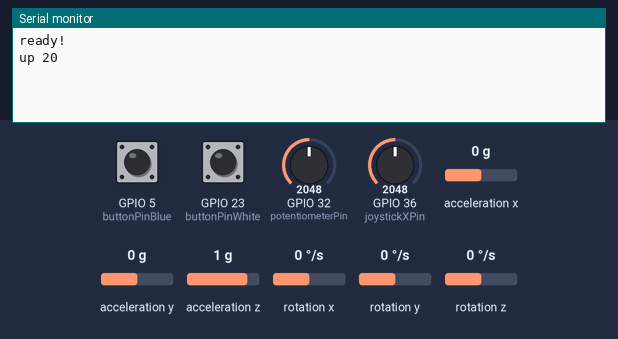
This program was run on a simulated ESP32. Parts: the last lines printed to the serial monitor. The inputs (shaded band) are chosen by the test bench; at power-on: acceleration x 0 g, GPIO 36 (joystickXPin) = 2048, GPIO 32 (potentiometerPin) = 2048, GPIO 5 (buttonPinBlue) HIGH, GPIO 23 (buttonPinWhite) HIGH, acceleration y 0 g, acceleration z 1 g, rotation x 0 °/s, rotation y 0 °/s, rotation z 0 °/s. WiFi joins after 1.5 s; servers stay silent unless stated.

Above: at 4.2 s.
4.3 s: acceleration x set to -1.4 g
At 5.4 s:
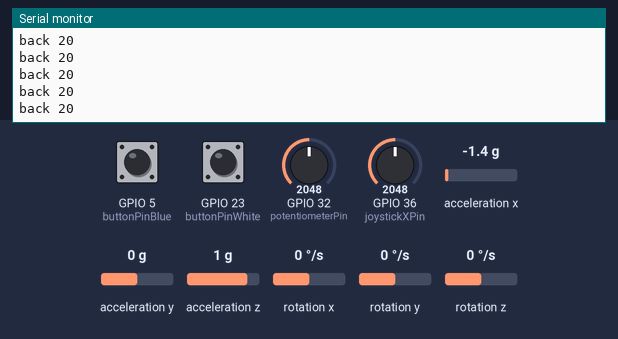
6.2 s: GPIO 36 (joystickXPin) set to 2866
At 6.8 s:
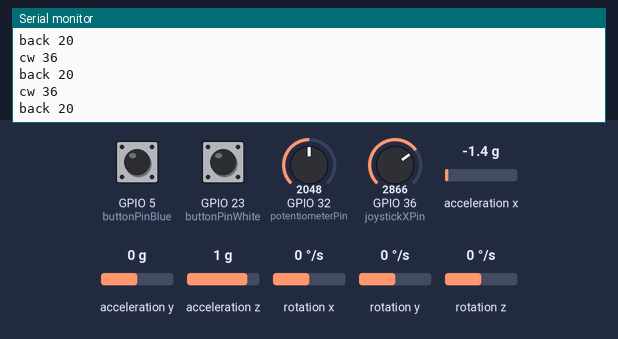
7.7 s: GPIO 32 (potentiometerPin) set to 1228
At 8.4 s:
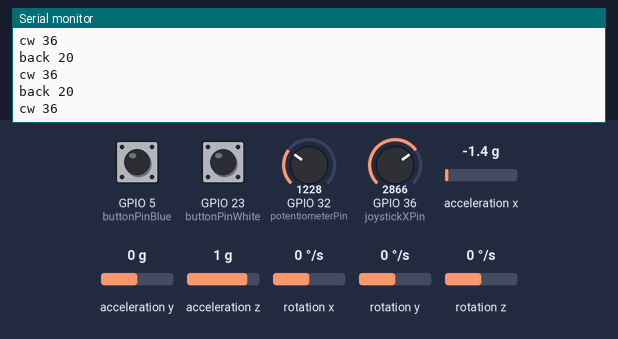
9.2 s: GPIO 5 (buttonPinBlue) pulled LOW for 0.15 s
At 10.4 s:
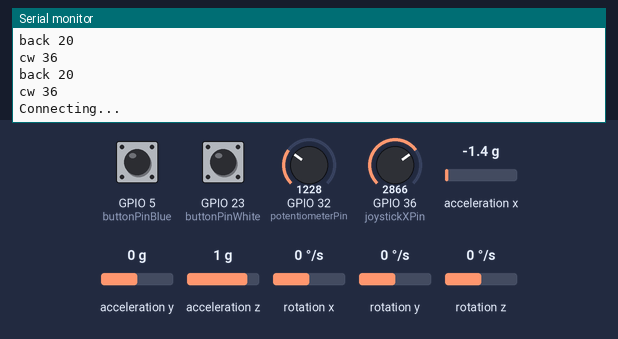
12.2 s: GPIO 23 (buttonPinWhite) pulled LOW for 0.15 s
At 13.0 s:
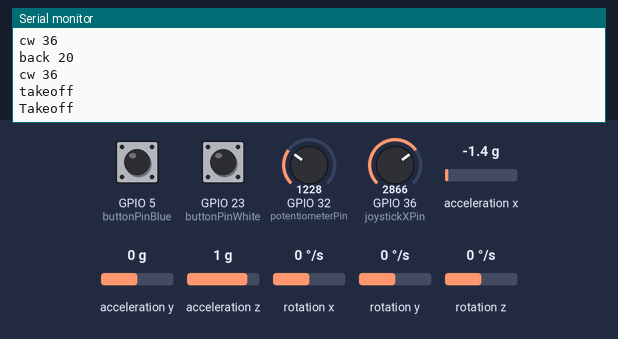
13.8 s: acceleration y set to -1.4 g
At 14.3 s:
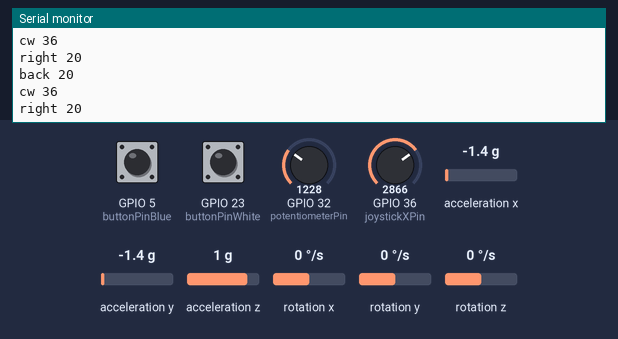

Measured:
- after the input at 4.3 s, the serial monitor: prints a new line at once (image 1)
- after the input at 6.2 s, the serial monitor: prints a new line at once (image 2)
- after the input at 7.7 s, the serial monitor: prints a new line at once (image 3)
- after the input at 9.2 s, the serial monitor: prints a new line at once (image 4)
- after the input at 12.2 s, the serial monitor: prints a new line at once (image 5)
- after the input at 13.8 s, the serial monitor: prints a new line at once (image 6)

The program:

main.cpp
```cpp
#include <Arduino.h>
#include <Wire.h>
#include <MPU6050_tockn.h>
#include <AsyncUDP.h>
#include <WiFi.h>

MPU6050 mpu6050(Wire);

AsyncUDP udp;
//wifi name
const char *ssid = "TELLO-598E42";
const char *password = "";

//Pin numbers bliver defineret her
const int joystickXPin = 36;
const int potentiometerPin = 32;
const int buttonPinWhite = 23;
const int buttonPinBlue = 5;

//til potentiometeret
int prevalue = 0;
const int tollerance = 250;

int rollDeadzone;
int pitchDeadzone;
int yawDeadzone;

//takeoff / land check
boolean inAir = false;

int takeofflandcheck = 0;

void sendmsg(String msg){
  udp.writeTo((const uint8_t *)msg.c_str(), msg.length(),
              IPAddress(192, 168, 10, 1), 8889);
  Serial.println(msg);
}

void command()
{
  sendmsg("command");
}

//virker kun første gang
//hvis dronen bliver disconnected, kan den ikke connecte til dronen igen.
void connect()
{
  if (digitalRead(buttonPinBlue) == LOW)
  {
    Serial.println("Connecting...");
    WiFi.begin(ssid, password);
    if (WiFi.waitForConnectResult() != WL_CONNECTED)
    {
      Serial.println("WiFi Failed");
      return;
    }
    if (WiFi.waitForConnectResult() == WL_CONNECTED)
    {
      command();
      Serial.println("Connected");
    }
    delay(1000);
  }
}

void setup()
{
  Serial.begin(9600);
  pinMode(joystickXPin, INPUT);
  pinMode(potentiometerPin, INPUT);
  pinMode(buttonPinWhite, INPUT_PULLUP);
  pinMode(buttonPinBlue, INPUT_PULLUP);

  Wire.begin();
  mpu6050.begin();
  mpu6050.calcGyroOffsets(true);


  mpu6050.update();
  rollDeadzone = mpu6050.getAngleX();
  pitchDeadzone = mpu6050.getAngleY();
  yawDeadzone = analogRead(joystickXPin);

  WiFi.mode(WIFI_STA);

  Serial.println("ready!");
}

void takeoff()
{
  sendmsg("takeoff");
}

void land()
{
  sendmsg("land");
}

void takeoffLand()
{
  while (digitalRead(buttonPinWhite) == LOW)
  {
    if (!inAir)
    {
      takeoff();
      inAir = true;
      Serial.println("Takeoff");
      delay(1000);
      break;
    }
    if (inAir)
    {
      land();
      inAir = false;
      Serial.println("Land");
      delay(1000);
      break;
    }
  }
}

//når potentiometer står stille køre den skiftevis "descending" og "ascending", men den fatter mens man drejer
void upAndDown()
{
  int height = analogRead(potentiometerPin);

  if (height > prevalue + tollerance)
  {
    sendmsg("up 20");
    prevalue = height;
  }

  if (height < prevalue - tollerance)
  {
    sendmsg("down 20");
    prevalue = height;
  }
}


void direction(){
  mpu6050.update();
  int roll = mpu6050.getAngleX();
  if(roll > rollDeadzone + 10){
    sendmsg("left 20");
  }
  if(roll < rollDeadzone - 10){
    sendmsg("right 20");
  }
  int pitch = mpu6050.getAngleY();
  if(pitch < pitchDeadzone - 10){
    sendmsg("forward 20");
  }
  if(pitch > pitchDeadzone + 10){
    sendmsg("back 20");
  }
  roll = rollDeadzone;
  pitch = pitchDeadzone;
}

void yaw(){
  int yaw = analogRead(joystickXPin);
  if(yaw > yawDeadzone + 100){
    sendmsg("cw 36");
  }
  if(yaw < yawDeadzone - 100){
    sendmsg("ccw 36");
  }
}

void loop()
{
  connect();
  takeoffLand();
  upAndDown();
  direction();
  yaw();
}
```
